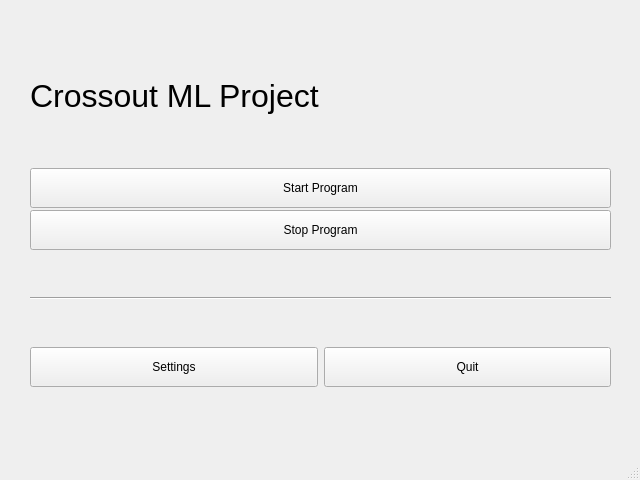
<?xml version="1.0" encoding="UTF-8"?>
<ui version="4.0">
 <class>CrossML</class>
 <widget class="QMainWindow" name="CrossML">
  <property name="geometry">
   <rect>
    <x>0</x>
    <y>0</y>
    <width>640</width>
    <height>480</height>
   </rect>
  </property>
  <property name="windowTitle">
   <string>CrossML</string>
  </property>
  <widget class="QWidget" name="centralwidget">
   <widget class="QWidget" name="verticalLayoutWidget">
    <property name="geometry">
     <rect>
      <x>20</x>
      <y>20</y>
      <width>601</width>
      <height>421</height>
     </rect>
    </property>
    <layout class="QVBoxLayout" name="verticalLayout">
     <property name="leftMargin">
      <number>10</number>
     </property>
     <property name="topMargin">
      <number>10</number>
     </property>
     <property name="rightMargin">
      <number>10</number>
     </property>
     <property name="bottomMargin">
      <number>10</number>
     </property>
     <item>
      <widget class="QLabel" name="title">
       <property name="maximumSize">
        <size>
         <width>16777215</width>
         <height>50</height>
        </size>
       </property>
       <property name="font">
        <font>
         <pointsize>24</pointsize>
        </font>
       </property>
       <property name="text">
        <string>Crossout ML Project</string>
       </property>
      </widget>
     </item>
     <item>
      <layout class="QVBoxLayout" name="verticalLayout_2">
       <property name="spacing">
        <number>2</number>
       </property>
       <property name="sizeConstraint">
        <enum>QLayout::SetMinimumSize</enum>
       </property>
       <item>
        <widget class="QPushButton" name="startBtn">
         <property name="minimumSize">
          <size>
           <width>0</width>
           <height>40</height>
          </size>
         </property>
         <property name="text">
          <string>Start Program</string>
         </property>
        </widget>
       </item>
       <item>
        <widget class="QPushButton" name="stopBtn">
         <property name="minimumSize">
          <size>
           <width>0</width>
           <height>40</height>
          </size>
         </property>
         <property name="text">
          <string>Stop Program</string>
         </property>
        </widget>
       </item>
      </layout>
     </item>
     <item>
      <widget class="Line" name="line">
       <property name="orientation">
        <enum>Qt::Horizontal</enum>
       </property>
      </widget>
     </item>
     <item>
      <layout class="QHBoxLayout" name="horizontalLayout">
       <item>
        <widget class="QPushButton" name="settingBtn">
         <property name="minimumSize">
          <size>
           <width>0</width>
           <height>40</height>
          </size>
         </property>
         <property name="text">
          <string>Settings</string>
         </property>
        </widget>
       </item>
       <item>
        <widget class="QPushButton" name="quitBtn">
         <property name="minimumSize">
          <size>
           <width>0</width>
           <height>40</height>
          </size>
         </property>
         <property name="text">
          <string>Quit</string>
         </property>
        </widget>
       </item>
      </layout>
     </item>
    </layout>
   </widget>
  </widget>
  <widget class="QMenuBar" name="menubar">
   <property name="geometry">
    <rect>
     <x>0</x>
     <y>0</y>
     <width>640</width>
     <height>21</height>
    </rect>
   </property>
  </widget>
  <widget class="QStatusBar" name="statusbar"/>
 </widget>
 <resources/>
 <connections/>
</ui>
